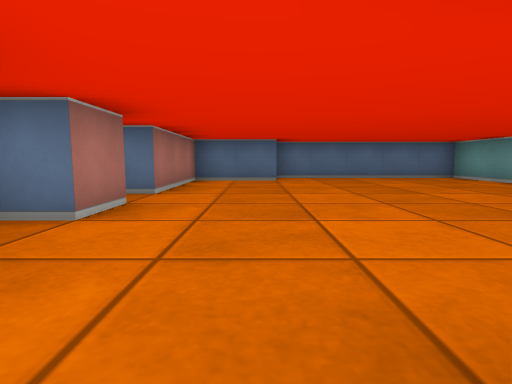
[1] (above)

14 first-person views from a walk through a cub3D maze. The camera is about half as high as the walls, tilts 6° down and sees 80° across. The floor is counted in squares. Each view is taken from the middle of a square. On the plan, view 1 faces up. The plan holds only what a view shows up to about 9 squares ahead; the rest is blank.

[2]
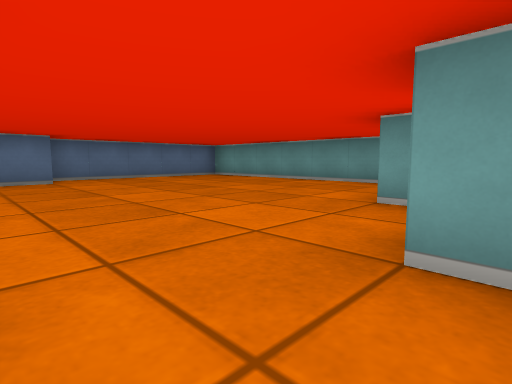

[3]
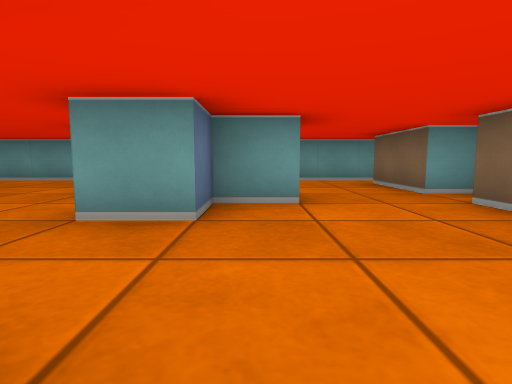

[4]
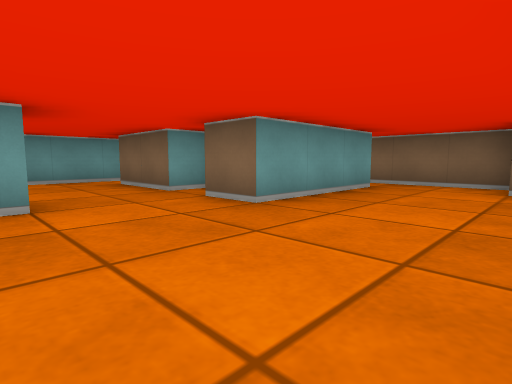

[5]
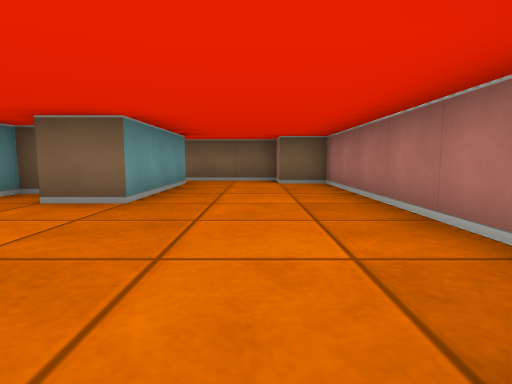

[6]
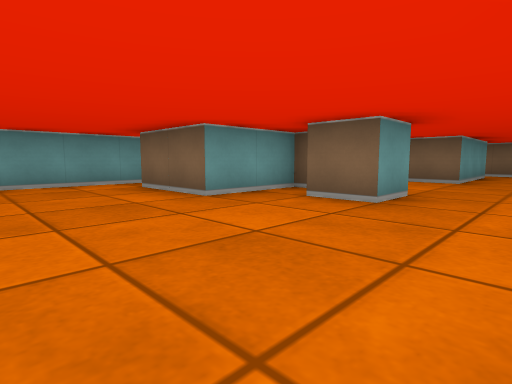

[7]
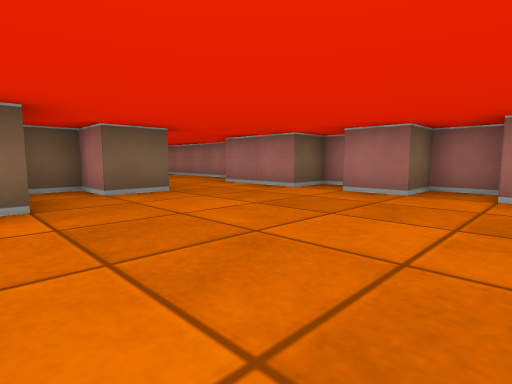

[8]
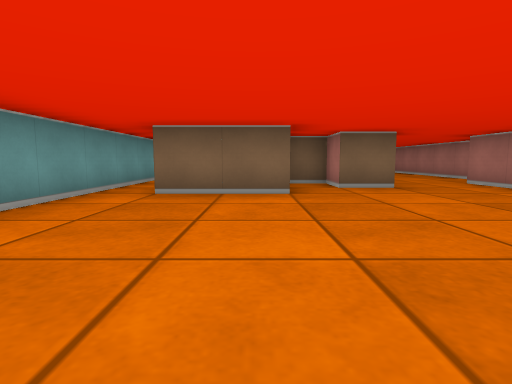

[9]
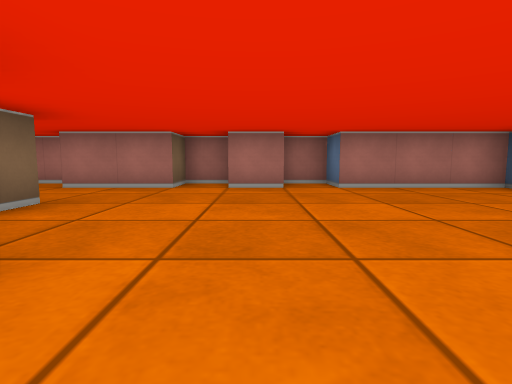

[10]
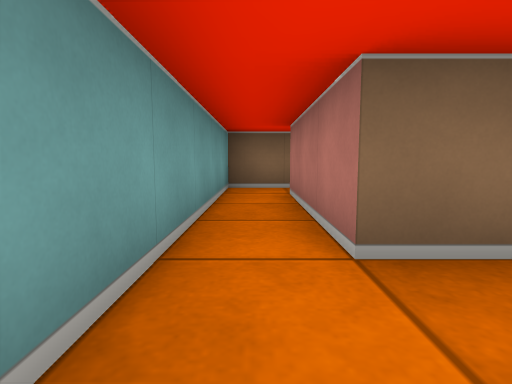

[11]
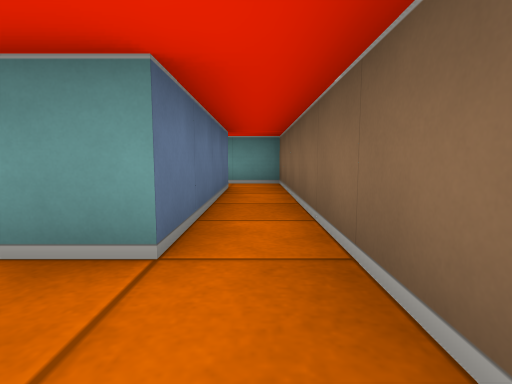

[12]
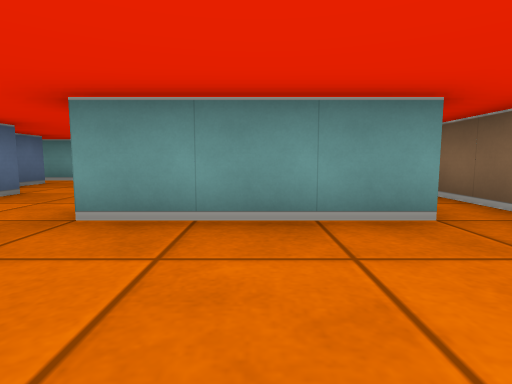

[13]
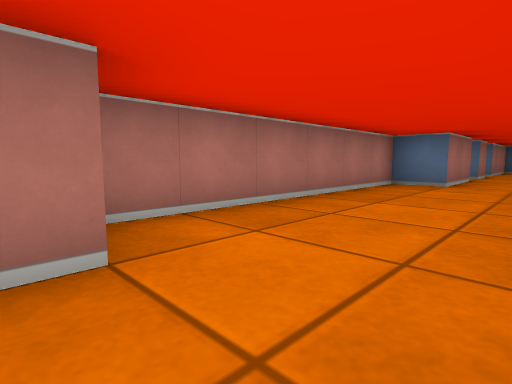

[14]
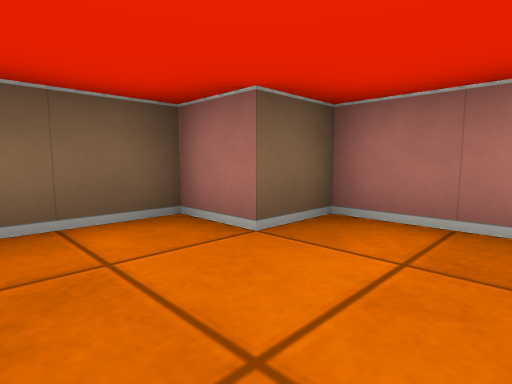

### Floor plan
Ten units are one square. View 1 is at (0, 0); x grows to the right and y downward. Boxes are objects, and circles mark ways between rooms. Rooms are numbered by the first view taken in them; rooms with no view inside come last. Other rooms are left out.
<svg viewBox="-30 -90 90 170">
<path fill="none" stroke="#000" d="M15 16 15 5 5 5 5 -5M25 45 25 35 45 35M-15 -5 -15 5 -25 5 -25 65 -15 65 -15 75 45 75M45 5 38 5M55 35 55 -15M45 65 5 65 5 35 15 35M6 -75 -15 -75 -15 -45 -25 -45 -25 -35 -15 -35 -15 -25 -21 -25M5 -5 15 -5M55 -15 55 -85 5 -85M-25 -25 -25 -15 -15 -15 -15 -5M15 5 25 5 25 -15 45 -15M45 35 45 65M45 75 55 75 55 35"/>
<circle cx="-5" cy="0" r="3" fill="#2a7"/>
<circle cx="50" cy="-5" r="3" fill="#2a7"/>
<circle cx="40" cy="70" r="3" fill="#2a7"/>
<circle cx="50" cy="30" r="3" fill="#2a7"/>
<text x="10" y="30">1</text>
<text x="20" y="-50">2</text>
<text x="50" y="50">3</text>
</svg>
Room 1 opens to room 2. Room 1 opens to room 3.

Where each view was taken, in squares from view 1:
view 1: 0 up, 0 right, facing up
view 2: 0 up, 1 left, facing up-right
view 3: 1 down, 2 left, facing right
view 4: 1 down, 2 left, facing down-right
view 5: 0 up, 1 left, facing down
view 6: 4 up, 1 left, facing down-right
view 7: 5 up, 3 right, facing down-left
view 8: 6 up, 3 right, facing down
view 9: 3 up, 4 right, facing left
view 10: 2 down, 5 right, facing down
view 11: 7 down, 1 left, facing right
view 12: 5 down, 2 left, facing right
view 13: 7 down, 0 right, facing up-left
view 14: 5 down, 0 right, facing down-left
